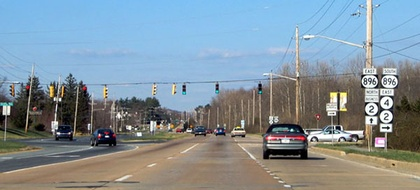
%> input picture img_000.jpg, 420 x 190 px, shrunk from 600 x 271 before the run
$ octave --eval "result = LHCR(rgb2gray(imread('img_000.jpg')));"   (GNU Octave 9; MATLAB toolbox functions it lacks are replaced by stand-ins)
%> lines starting %> are read from the running program, lines starting %| are printed output that depends on the picture; in (x1, y1, x2, y2) boxes, pixels count from 0 and x2, y2 are one past the last pixel; in counts of white or black regions, pixels touching at a corner belong together; the program's own positions count from 1
%%
function Isombras=LHCR(I)


%% LCHR ( Lowest Central Homogeneous Region )

    IM=I;
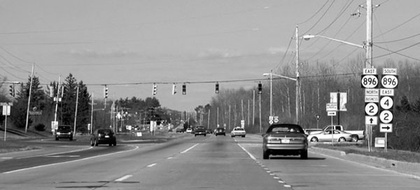
%> IM: size 190x420 uint8; min 0, max 255, mean 142.2
    Igris=IM;
    [row,col] = size(IM);
%> row = 190; col = 420
	imTH = graythresh(IM);
%> imTH = 0.478
    % bordes

	hE =edge(IM,'canny');
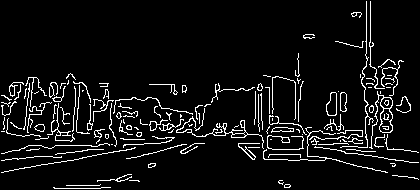
%> hE: size 190x420 logical; 7% white in thin lines or dots

    % ponemos negro los bordes, blanco el resto
	hE = 1-hE;
%> hE: size 190x420 double; values 0 (black) and 1 (white), 93% white; black in thin lines or dots
    %eliminamos bordes de la primera y ultima fila
	hE(1,:) = 1;
	hE(row,:) = 1;
    figure
    imshow(hE)
    %pintamos bordes en la imagen en grises
	IM = uint8(hE) .* IM;
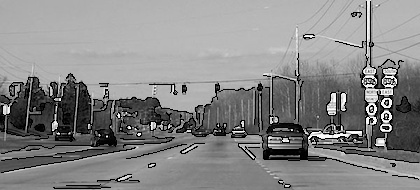
%> IM: size 190x420 uint8; min 0, max 255, mean 134.1
    %figure
    %imshow(IM)

	RIM = zeros(row,col);
	% hacemos Lowest Central Homogeneous Region
    for c = 1:col
		r = row;
        while (r > 0 && IM(r,c) ~= 0 )
			RIM(r,c) = 1;
			r = r-1;
        end
    end
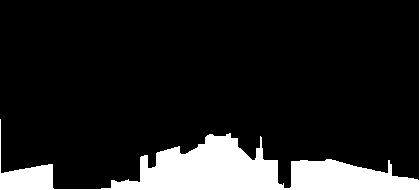
%> RIM: size 190x420 double; values 0 (black) and 1 (white), 13% white; 1 white region, box (x1, y1, x2, y2) and area: (0, 0, 420, 190) 10398
     %figure
    %imshow(RIM)
    RIM = uint8(RIM);
    road=IM.*RIM;
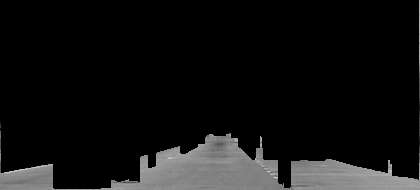
%> road: size 190x420 uint8; min 0, max 211, mean 18
    v=double(road(find(road>0)));%hallamos los pixeles con valor diferente de cero que serian la carretera
%> v = 10398 values from 1 to 211

    figure
    imshow(IM.*RIM)
    RIM = cat(3,RIM,RIM,RIM);

    mu=mean(v)
%> mu = 137.9
    ro=std(v)
%> ro = 15.02
    umbral=mu-3*ro;
%> umbral = 92.83
    if(umbral<25)
        umbral=25
    end
    Isombras=Igris<umbral;
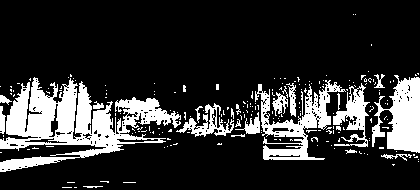
%> Isombras: size 190x420 logical; 19.1% white; 205 white regions (182 under 20 px), largest, box (x1, y1, x2, y2) and area: (0, 77, 181, 172) 7171, (255, 80, 346, 160) 2330, (372, 75, 420, 153) 2277
%> `result = LHCR(rgb2gray(imread('img_000.jpg')));`:
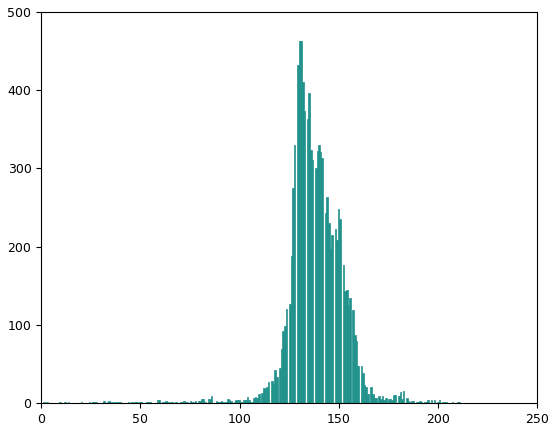
%> figure redrawn from the program's plot data; tallest bar 463 high, from x = 129.8 to 130.6
    figure
    hist(v,256);
